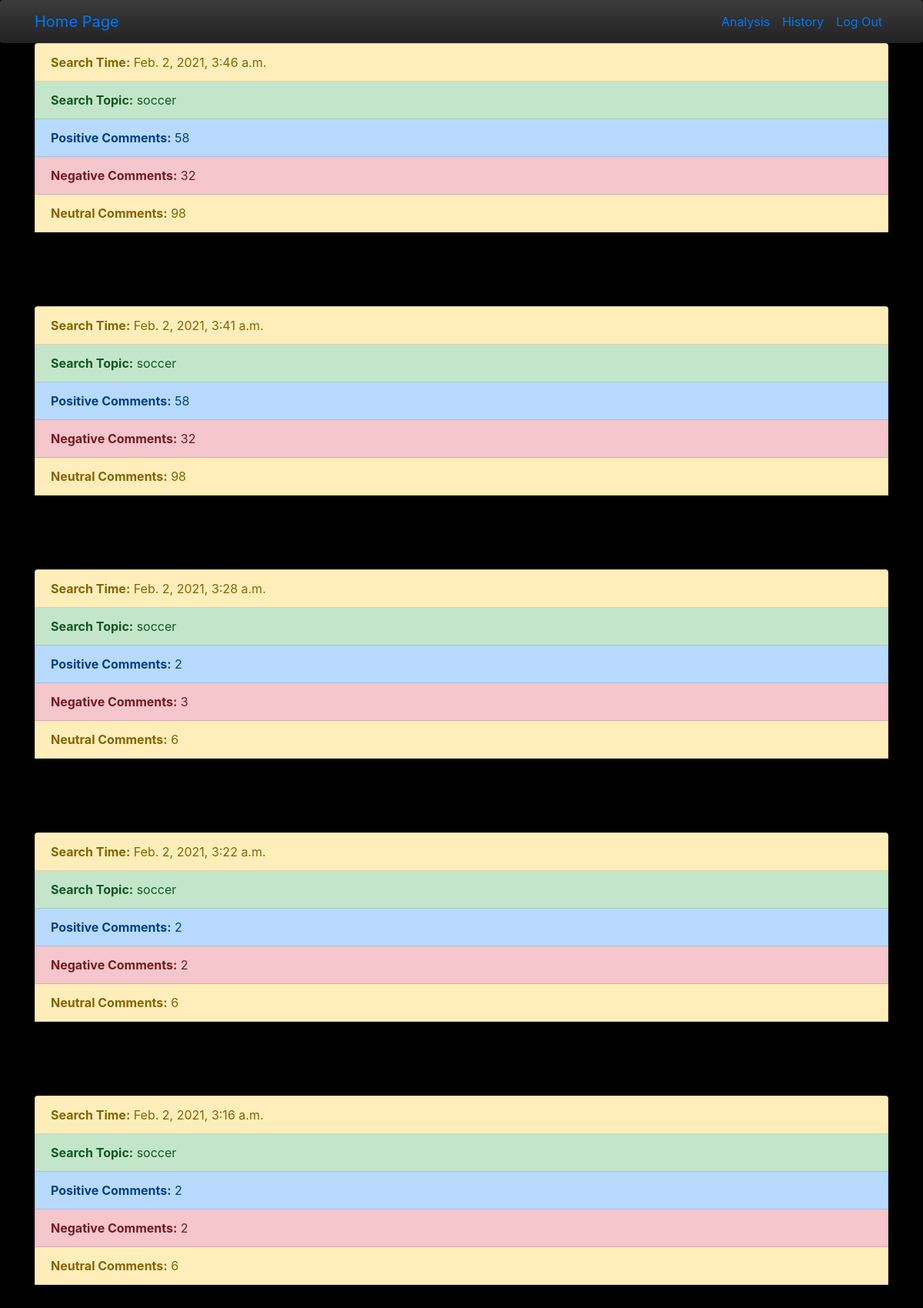
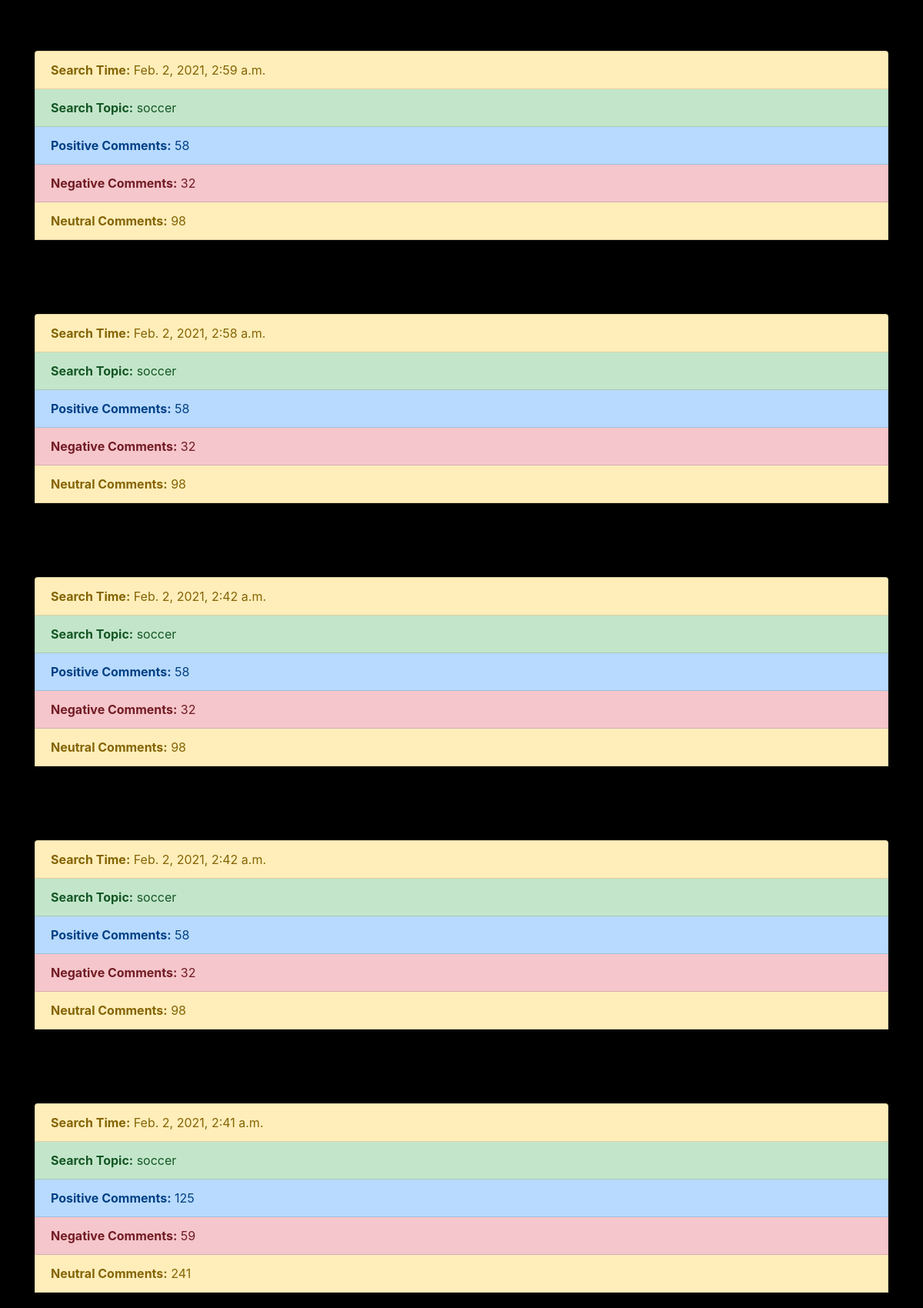
The page /analysis/history/ (signed in, upper part) on the database its author committed (2 pictures, top to bottom).
### analysis/models.py (models this page shows)
class Analysis(models.Model):
    user=models.ForeignKey(User,related_name='analysis',on_delete=models.CASCADE)
    topic=models.CharField(('Topic to be searched in Reddit'),max_length=300)
    analysis_positive=models.IntegerField(blank=False, null=False)
    analysis_negative=models.IntegerField(blank=False,null=False)
    analysis_neutral=models.IntegerField(blank=False,null=False)
    created_at=models.DateTimeField(auto_now=True)
    CHOICES2=[('all','all'),('day','day'),('hour','hour'),('month','month'),('week','week'),('year','year')]
    limit = models.IntegerField('Count of "Top Posts" to be searched in Reddit.')
    time_filter=models.CharField('Reddit API time interval',choices=CHOICES2,max_length=300)
    class Meta():
         ordering = ['-created_at']

### analysis/views.py (the view)
# urls.py: path('history/',views.HistoryView.as_view(),name='history'),
class HistoryView(generic.ListView,LoginRequiredMixin):
    context_object_name='h_analysis'
    model=models.Analysis
    def get_queryset(self):
        return models.Analysis.objects.filter(user=self.request.user)

### analysis/templates/analysis/analysis_list.html
{% extends "base.html" %}
{% load bootstrap3 %}
{% block content %}
{% if user.is_authenticated %}
  {% if h_analysis.count > 0 %}
      {% for analysis in h_analysis %}
          <ol class="list-group">
              <li class="list-group-item list-group-item-warning"><b>Search Time:</b> {{analysis.created_at}}</li>
              <li class="list-group-item list-group-item-success"><b>Search Topic:</b> {{analysis.topic}}</li>
              <li class="list-group-item list-group-item-primary"><b>Positive Comments:</b> {{analysis.analysis_positive}}</li>
              <li class="list-group-item list-group-item-danger"><b>Negative Comments:</b> {{analysis.analysis_negative}}</li>
              <li class="list-group-item list-group-item-warning"><b>Neutral Comments:</b> {{analysis.analysis_neutral}}</li>
              <br><br><br><br>
          </ol>
      {% endfor %}
  {% else %}
    <div class="container">
            <h3>No search record in your database.</h3>
            <h2>Go to analysis page to do some search</h2>
    </div>
  {% endif %}
{% endif %}
{% endblock %}

### static/SMAProject/css/master.css (style rules this page uses)
body { margin: 0; background-color: black; color:white; overflow:scroll }

### rows shown on the page
Analysis: created_at "Feb. 2, 2021, 3:46 a.m.", topic "soccer", analysis_positive "58", analysis_negative "32", analysis_neutral "98"
Analysis: created_at "Feb. 2, 2021, 3:41 a.m.", topic "soccer", analysis_positive "58", analysis_negative "32", analysis_neutral "98"
Analysis: created_at "Feb. 2, 2021, 3:28 a.m.", topic "soccer", analysis_positive "2", analysis_negative "3", analysis_neutral "6"
Analysis: created_at "Feb. 2, 2021, 3:22 a.m.", topic "soccer", analysis_positive "2", analysis_negative "2", analysis_neutral "6"
Analysis: created_at "Feb. 2, 2021, 3:16 a.m.", topic "soccer", analysis_positive "2", analysis_negative "2", analysis_neutral "6"
Analysis: created_at "Feb. 2, 2021, 2:59 a.m.", topic "soccer", analysis_positive "58", analysis_negative "32", analysis_neutral "98"
Analysis: created_at "Feb. 2, 2021, 2:58 a.m.", topic "soccer", analysis_positive "58", analysis_negative "32", analysis_neutral "98"
Analysis: created_at "Feb. 2, 2021, 2:42 a.m.", topic "soccer", analysis_positive "58", analysis_negative "32", analysis_neutral "98"
Analysis: created_at "Feb. 2, 2021, 2:42 a.m.", topic "soccer", analysis_positive "58", analysis_negative "32", analysis_neutral "98"
Analysis: created_at "Feb. 2, 2021, 2:41 a.m.", topic "soccer", analysis_positive "125", analysis_negative "59", analysis_neutral "241"
